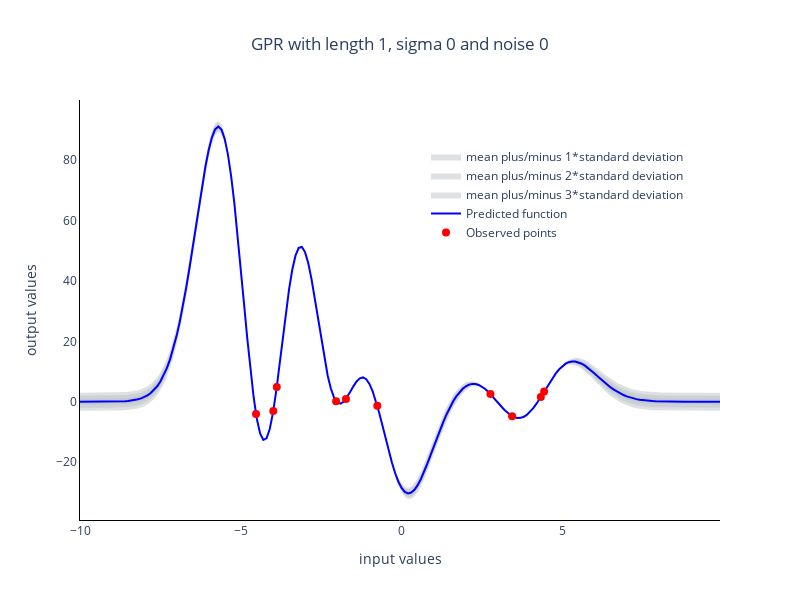

Source (notebook cell):
### Code cell
model = GPR(x_values, y_values)
data = plot_GPR(data_x=x_values, data_y=y_values, x=x, model=model)
fig4 = go.Figure(data=data)
fig4 = update_layout_of_graph(fig=fig4,
                              title='GPR with length 1, sigma 0 and noise 0')

fig4.show()

### Figure 1 — Plotly figure (JSON) as saved in the notebook; plotly's stock layout.template omitted (floating-point values rounded to 4 significant figures; data arrays with more than 128 entries replaced by an {"elided": "..."} marker saying what was removed)
{"data": [{"fill": "toself", "fillcolor": "rgba(189,195,199,0.5)", "hoverinfo": "skip", "line": {"color": "rgba(200,200,200,0)"}, "name": "mean plus/minus 1*standard deviation", "showlegend": true, "type": "scatter", "visible": true, "x": {"elided": "400 float values"}, "y": {"elided": "400 float values"}}, {"fill": "toself", "fillcolor": "rgba(189,195,199,0.5)", "hoverinfo": "skip", "line": {"color": "rgba(200,200,200,0)"}, "name": "mean plus/minus 2*standard deviation", "showlegend": true, "type": "scatter", "visible": true, "x": {"elided": "400 float values"}, "y": {"elided": "400 float values"}}, {"fill": "toself", "fillcolor": "rgba(189,195,199,0.5)", "hoverinfo": "skip", "line": {"color": "rgba(200,200,200,0)"}, "name": "mean plus/minus 3*standard deviation", "showlegend": true, "type": "scatter", "visible": true, "x": {"elided": "400 float values"}, "y": {"elided": "400 float values"}}, {"line": {"color": "blue", "width": 2}, "name": "Predicted function", "showlegend": true, "type": "scatter", "visible": true, "x": {"elided": "200 float values"}, "y": {"elided": "200 float values"}}, {"marker": {"color": "red", "size": 8}, "mode": "markers", "name": "Observed points", "showlegend": true, "type": "scatter", "visible": true, "x": [-2.037, 2.762, -4.526, -0.7557, -3.99, -3.882, -1.731, 4.328, 3.436, 4.432], "y": [0.1849, 2.558, -4.077, -1.363, -3.094, 4.841, 0.9142, 1.553, -4.782, 3.384]}], "layout": {"autosize": false, "height": 600, "legend": {"x": 0.95, "xanchor": "right", "y": 0.9, "yanchor": "top"}, "plot_bgcolor": "rgba(0,0,0,0)", "title": {"text": "GPR with length 1, sigma 0 and noise 0", "x": 0.5, "xanchor": "center"}, "width": 800, "xaxis": {"linecolor": "black", "linewidth": 1, "showline": true, "title": {"text": "input values"}}, "yaxis": {"linecolor": "black", "linewidth": 1, "showline": true, "title": {"text": "output values"}}}}
